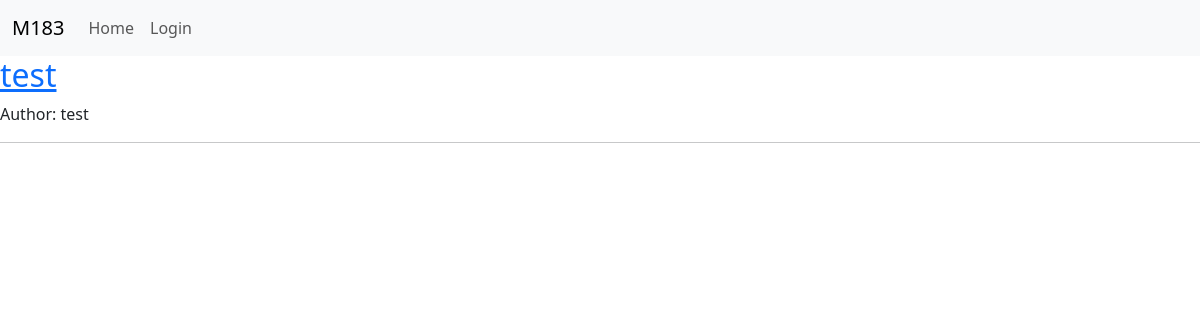
The app's page /, older data.
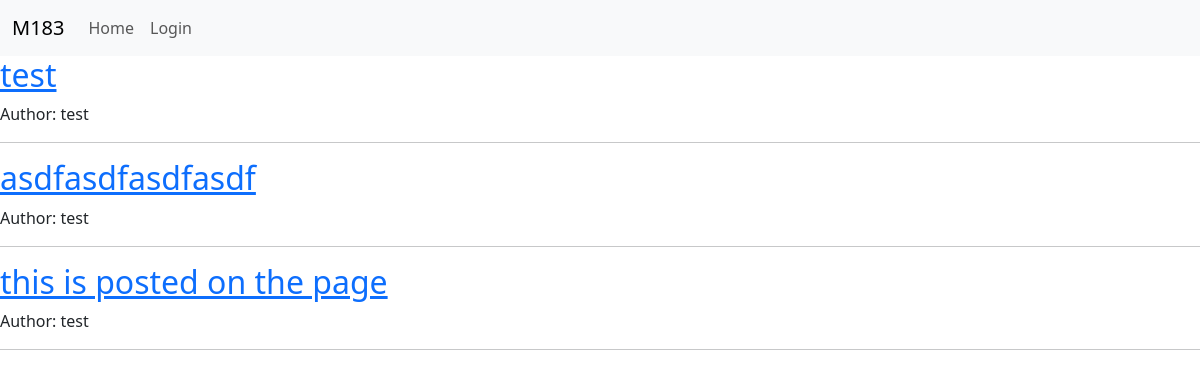
The same page, newer data.
### m183/models.py (models this page shows, shortened)
class Post(models.Model):
    STATUS_CHOICES = [
        ('hidden', 'Hidden'),
        ('published', 'Published'),
        ('deleted', 'Deleted'),
    ]
    id = models.UUIDField(primary_key=True, default=uuid.uuid4, editable=False)
    name = models.CharField(max_length=200)
    content = models.TextField()
    status = models.CharField(max_length=10, choices=STATUS_CHOICES, default='hidden')
    author = models.ForeignKey(User, on_delete=models.CASCADE)
    created_at = models.DateTimeField(auto_now_add=True)

### m183/views/posts.py (the view)
# urls.py: path("", views.home, name="home"),
def home(request):
    posts = Post.objects.filter(status='published')
    return render(request, 'home.html', {'posts': posts})

### m183/templates/home.html (shortened to what this page needs)
{% extends 'base.html' %} {% block content %}
{% for post in posts %}
  <div class="post">
    <h2><a href="{% url 'post_detail' post.id %}">{{ post.name }}</a></h2>
    <p>Author: {{ post.author.username }}</p>
  </div>
  <hr>
{% empty %}
  <p>No posts available.</p>
{% endfor %}
{% endblock %}

Row changes from the older to the newer data that the page shows:
added Post: name "asdfasdfasdfasdf", author.username "test"
added Post: name "this is posted on the page", author.username "test"
